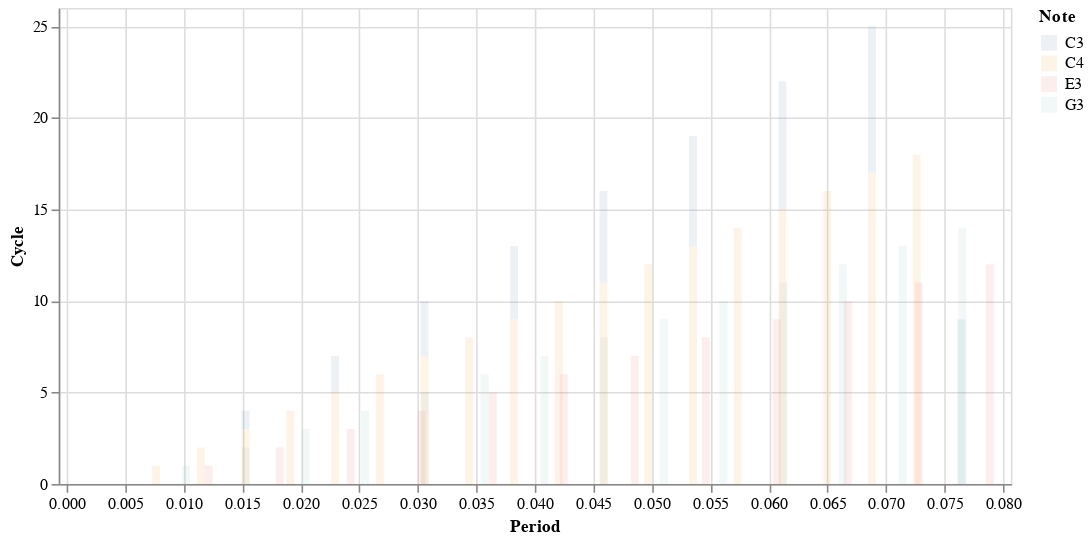

Write notebook code for a chart like this one.
### Code cell
chart3 = alt.Chart(long_period_df).mark_bar(
    opacity=0.1,
    clip=True
    # xOffset=0.5
).encode(
    x=alt.X('t_values', title='Period',scale=alt.Scale(domain=[0, 0.08])),
    y=alt.Y('cycle_or_t:Q', title='Cycle' ),
    color=alt.Color('note_name', title='Note'),
).properties(
    width=600,
    height=300
)
chart3

### Figure 1 — Vega-Lite specification as saved in the notebook (floating-point values rounded to 4 significant figures)
{"config": {"view": {"continuousWidth": 300, "continuousHeight": 300}}, "data": {"name": "data-203f2462fa4fcfcacd6bbd95bb231de6"}, "mark": {"type": "bar", "clip": true, "opacity": 0.1}, "encoding": {"color": {"field": "note_name", "title": "Note", "type": "nominal"}, "x": {"field": "t_values", "scale": {"domain": [0, 0.08]}, "title": "Period", "type": "quantitative"}, "y": {"field": "cycle_or_t", "title": "Cycle", "type": "quantitative"}}, "height": 300, "width": 600, "$schema": "https://vega.github.io/schema/vega-lite/v5.20.1.json", "datasets": {"data-203f2462fa4fcfcacd6bbd95bb231de6": [{"cycle_or_t": 0, "note_name": "C3", "t_values": 0.007645}, {"cycle_or_t": 1, "note_name": "C3", "t_values": 0.01529}, {"cycle_or_t": 2, "note_name": "C3", "t_values": 0.02293}, {"cycle_or_t": 3, "note_name": "C3", "t_values": 0.03058}, {"cycle_or_t": 4, "note_name": "C3", "t_values": 0.03822}, {"cycle_or_t": 5, "note_name": "C3", "t_values": 0.04587}, {"cycle_or_t": 6, "note_name": "C3", "t_values": 0.05351}, {"cycle_or_t": 7, "note_name": "C3", "t_values": 0.06116}, {"cycle_or_t": 8, "note_name": "C3", "t_values": 0.0688}, {"cycle_or_t": 9, "note_name": "C3", "t_values": 0.07645}, {"cycle_or_t": 10, "note_name": "C3", "t_values": 0.08409}, {"cycle_or_t": 11, "note_name": "C3", "t_values": 0.09173}, {"cycle_or_t": 12, "note_name": "C3", "t_values": 0.09938}, {"cycle_or_t": 13, "note_name": "C3", "t_values": 0.107}, {"cycle_or_t": 14, "note_name": "C3", "t_values": 0.1147}, {"cycle_or_t": 15, "note_name": "C3", "t_values": 0.1223}, {"cycle_or_t": 16, "note_name": "C3", "t_values": 0.13}, {"cycle_or_t": 17, "note_name": "C3", "t_values": 0.1376}, {"cycle_or_t": 18, "note_name": "C3", "t_values": 0.1452}, {"cycle_or_t": 0, "note_name": "E3", "t_values": 0.006067}, {"cycle_or_t": 1, "note_name": "E3", "t_values": 0.01213}, {"cycle_or_t": 2, "note_name": "E3", "t_values": 0.0182}, {"cycle_or_t": 3, "note_name": "E3", "t_values": 0.02427}, {"cycle_or_t": 4, "note_name": "E3", "t_values": 0.03034}, {"cycle_or_t": 5, "note_name": "E3", "t_values": 0.0364}, {"cycle_or_t": 6, "note_name": "E3", "t_values": 0.04247}, {"cycle_or_t": 7, "note_name": "E3", "t_values": 0.04854}, {"cycle_or_t": 8, "note_name": "E3", "t_values": 0.05461}, {"cycle_or_t": 9, "note_name": "E3", "t_values": 0.06067}, {"cycle_or_t": 10, "note_name": "E3", "t_values": 0.06674}, {"cycle_or_t": 11, "note_name": "E3", "t_values": 0.07281}, {"cycle_or_t": 12, "note_name": "E3", "t_values": 0.07888}, {"cycle_or_t": 13, "note_name": "E3", "t_values": 0.08494}, {"cycle_or_t": 14, "note_name": "E3", "t_values": 0.09101}, {"cycle_or_t": 15, "note_name": "E3", "t_values": 0.09708}, {"cycle_or_t": 16, "note_name": "E3", "t_values": 0.1031}, {"cycle_or_t": 17, "note_name": "E3", "t_values": 0.1092}, {"cycle_or_t": 18, "note_name": "E3", "t_values": 0.1153}, {"cycle_or_t": 0, "note_name": "G3", "t_values": 0.005102}, {"cycle_or_t": 1, "note_name": "G3", "t_values": 0.0102}, {"cycle_or_t": 2, "note_name": "G3", "t_values": 0.01531}, {"cycle_or_t": 3, "note_name": "G3", "t_values": 0.02041}, {"cycle_or_t": 4, "note_name": "G3", "t_values": 0.02551}, {"cycle_or_t": 5, "note_name": "G3", "t_values": 0.03061}, {"cycle_or_t": 6, "note_name": "G3", "t_values": 0.03571}, {"cycle_or_t": 7, "note_name": "G3", "t_values": 0.04082}, {"cycle_or_t": 8, "note_name": "G3", "t_values": 0.04592}, {"cycle_or_t": 9, "note_name": "G3", "t_values": 0.05102}, {"cycle_or_t": 10, "note_name": "G3", "t_values": 0.05612}, {"cycle_or_t": 11, "note_name": "G3", "t_values": 0.06123}, {"cycle_or_t": 12, "note_name": "G3", "t_values": 0.06633}, {"cycle_or_t": 13, "note_name": "G3", "t_values": 0.07143}, {"cycle_or_t": 14, "note_name": "G3", "t_values": 0.07653}, {"cycle_or_t": 15, "note_name": "G3", "t_values": 0.08163}, {"cycle_or_t": 16, "note_name": "G3", "t_values": 0.08674}, {"cycle_or_t": 17, "note_name": "G3", "t_values": 0.09184}, {"cycle_or_t": 18, "note_name": "G3", "t_values": 0.09694}, {"cycle_or_t": 0, "note_name": "C4", "t_values": 0.003822}, {"cycle_or_t": 1, "note_name": "C4", "t_values": 0.007645}, {"cycle_or_t": 2, "note_name": "C4", "t_values": 0.01147}, {"cycle_or_t": 3, "note_name": "C4", "t_values": 0.01529}, {"cycle_or_t": 4, "note_name": "C4", "t_values": 0.01911}, {"cycle_or_t": 5, "note_name": "C4", "t_values": 0.02293}, {"cycle_or_t": 6, "note_name": "C4", "t_values": 0.02676}, {"cycle_or_t": 7, "note_name": "C4", "t_values": 0.03058}, {"cycle_or_t": 8, "note_name": "C4", "t_values": 0.0344}, {"cycle_or_t": 9, "note_name": "C4", "t_values": 0.03822}, {"cycle_or_t": 10, "note_name": "C4", "t_values": 0.04204}, {"cycle_or_t": 11, "note_name": "C4", "t_values": 0.04587}, {"cycle_or_t": 12, "note_name": "C4", "t_values": 0.04969}, {"cycle_or_t": 13, "note_name": "C4", "t_values": 0.05351}, {"cycle_or_t": 14, "note_name": "C4", "t_values": 0.05733}, {"cycle_or_t": 15, "note_name": "C4", "t_values": 0.06116}, {"cycle_or_t": 16, "note_name": "C4", "t_values": 0.06498}, {"cycle_or_t": 17, "note_name": "C4", "t_values": 0.0688}, {"cycle_or_t": 18, "note_name": "C4", "t_values": 0.07262}]}}
